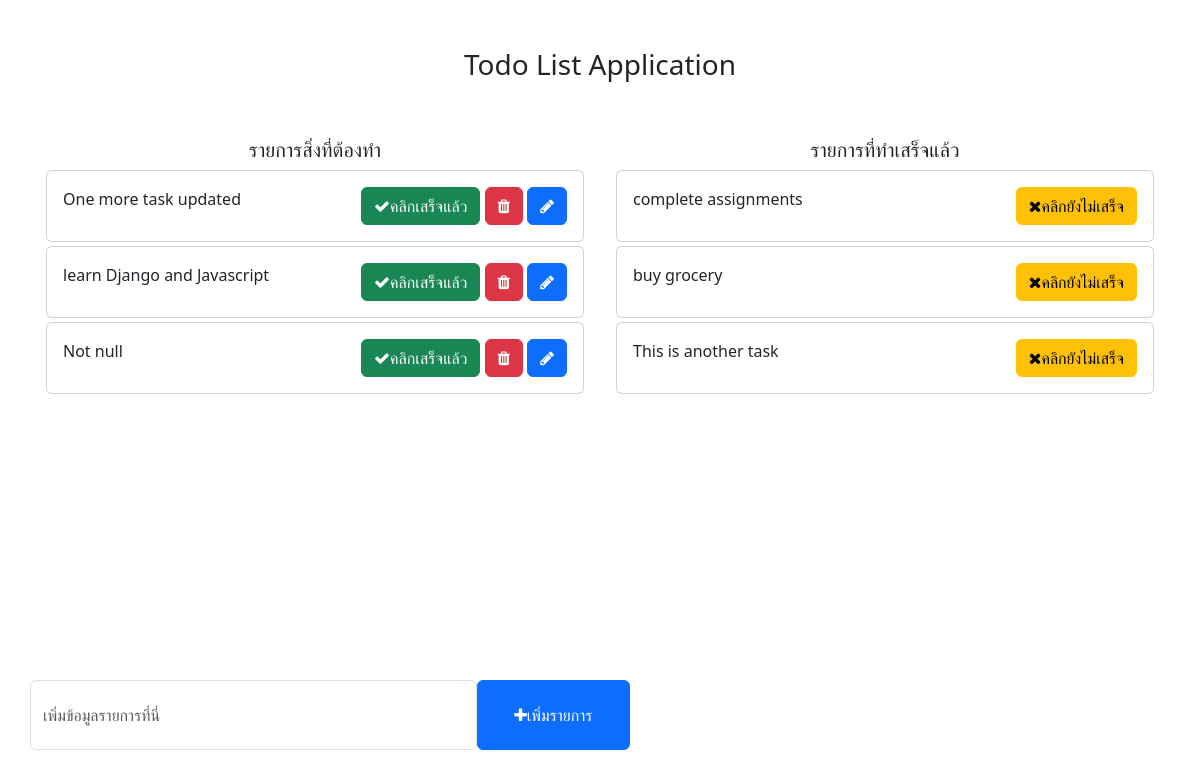
Before: / with the older database file.
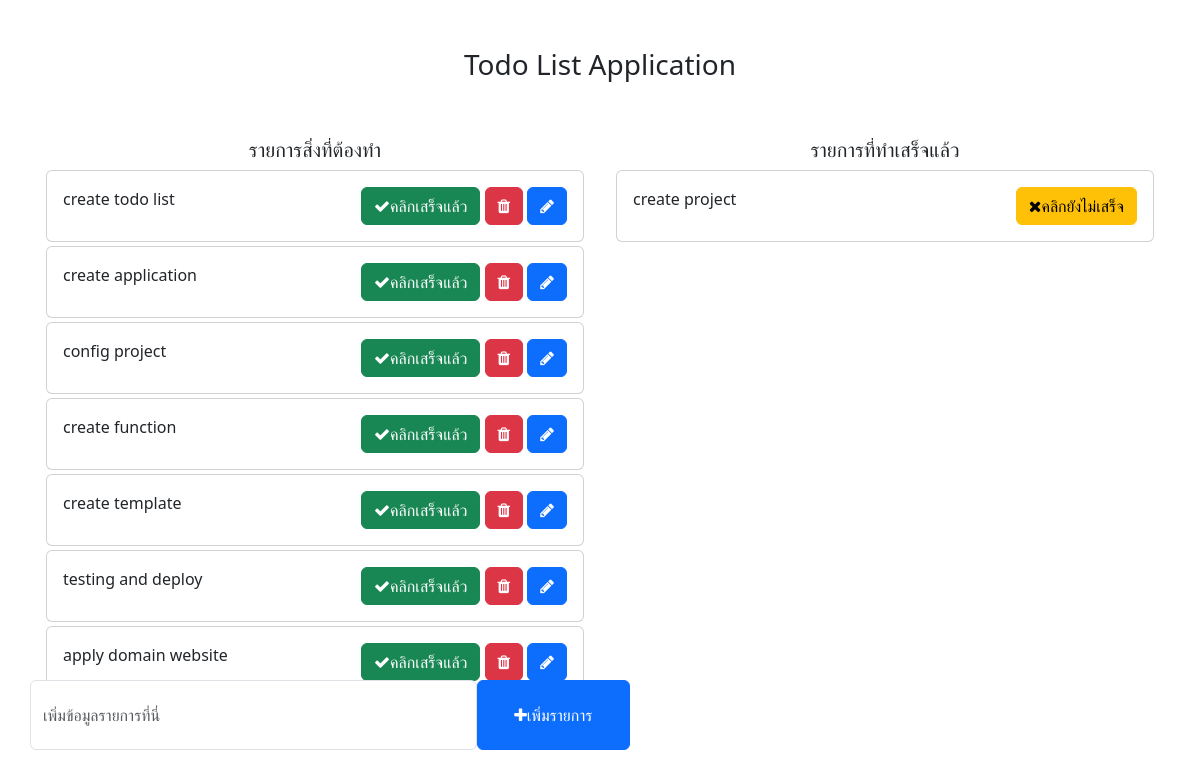
After: the same page with the newer database file.
### todo/models.py (models this page shows, shortened)
class Task(models.Model):
    task = models.CharField(max_length=250)
    is_completed = models.BooleanField(default=False)
    created_at = models.DateTimeField(auto_now_add=True)
    update_at = models.DateTimeField(auto_now=True)

### todo_main/views.py (the view)
# urls.py: 2. Add a URL to urlpatterns:  path('', views.home, name='home')
def home(request):
    tasks = Task.objects.filter(is_completed=False).order_by('update_at')
    completed_tasks = Task.objects.filter(is_completed=True).order_by('-update_at')
    context = {
        'tasks': tasks,
        'completed_tasks': completed_tasks
    }
    return render(request, 'home.html', context)

### templates/home.html (shortened to what this page needs)
<!DOCTYPE html>
<html lang="en">
<head>
    <link href="https://cdn.jsdelivr.net/npm/bootstrap@5.3.0-alpha1/dist/css/bootstrap.min.css" rel="stylesheet">
    <link rel="stylesheet" href="https://cdnjs.cloudflare.com/ajax/libs/font-awesome/4.7.0/css/font-awesome.min.css">
</head>
<body>
    <div class="container">
        <h3 class="pt-5 text-center">Todo List Application</h3>
        <div class="row pt-5">
            <div class="col-md-6 col-lg-6" style="height: 650px; overflow: scroll;">
                <h5 class="text-center">รายการสิ่งที่ต้องทำ</h5>
                {% for task in tasks %}
                <div class="card m-1">
                    <div class="card-body">
                        {{ task.task }}
                        <span style="position: relative; float: right;">
                            <a href="{% url 'mark_as_done' task.pk %}" class="btn btn-success"><i class="fa fa-check"></i>คลิกเสร็จแล้ว</a>
                            <a href="{% url 'delete_task' task.pk %}" class="btn btn-danger"><i class="fa fa-trash"></i></a>
                            <a href="{% url 'edit_task' task.pk %}" class="btn btn-primary"><i class="fa fa-pencil"></i></a>
                        </span>
                    </div>
                </div>
               {% endfor %}
            </div>
            <div class="col-md-6 col-lg-6" style="height: 650px; overflow: scroll;">
                <h5 class="text-center">รายการที่ทำเสร็จแล้ว</h5>
                {% for completed_task in completed_tasks %}
                <div class="card m-1">
                    <div class="card-body">
                        {{ completed_task.task }}
                        <span style="position: relative; float: right;">
                            <a href="{% url 'mark_as_undone' completed_task.pk %}" class="btn btn-warning"><i class="fa fa-times"></i>คลิกยังไม่เสร็จ</a>
                        </span>
                    </div>
                </div>
                {% endfor %}
            </div>
        </div>
        <div class="row">
            <div class="col-md-6 col-lg-6 p-0" style="position: absolute; bottom: 50px;">
                <form action="{% url 'addTask' %}" method="POST">
                    <div class="form-group">
                        <span style="display: flex;">
                            <input type="text" name="task" class="form-control" placeholder="เพิ่มข้อมูลรายการที่นี่">
                            <button type="submit" class="btn btn-primary" style="width: 200px;"><i class="fa fa-plus"></i>เพิ่มรายการ</button>
                        </span>
                    </div>
                </form>
            </div>
        </div>
    </div>
</body>
</html>

### templates/home.html (style rules this page uses)
.form-control { padding: 1.375rem .75rem !important; }

Changed rows visible on the page:
removed Task: task "One more task updated", shown under "รายการสิ่งที่ต้องทำ"
removed Task: task "Not null", shown under "รายการสิ่งที่ต้องทำ"
removed Task: task "complete assignments", shown under "รายการที่ทำเสร็จแล้ว"
removed Task: task "buy grocery", shown under "รายการที่ทำเสร็จแล้ว"
removed Task: task "This is another task", shown under "รายการที่ทำเสร็จแล้ว"
added Task: task "create todo list", shown under "รายการสิ่งที่ต้องทำ"
added Task: task "create application", shown under "รายการสิ่งที่ต้องทำ"
added Task: task "config project", shown under "รายการสิ่งที่ต้องทำ"
added Task: task "create function", shown under "รายการสิ่งที่ต้องทำ"
added Task: task "create template", shown under "รายการสิ่งที่ต้องทำ"
changed Task: task "learn Django and Javascript" → "testing and deploy"
added Task: task "apply domain website", shown under "รายการสิ่งที่ต้องทำ"
added Task: task "create project", shown under "รายการที่ทำเสร็จแล้ว"
